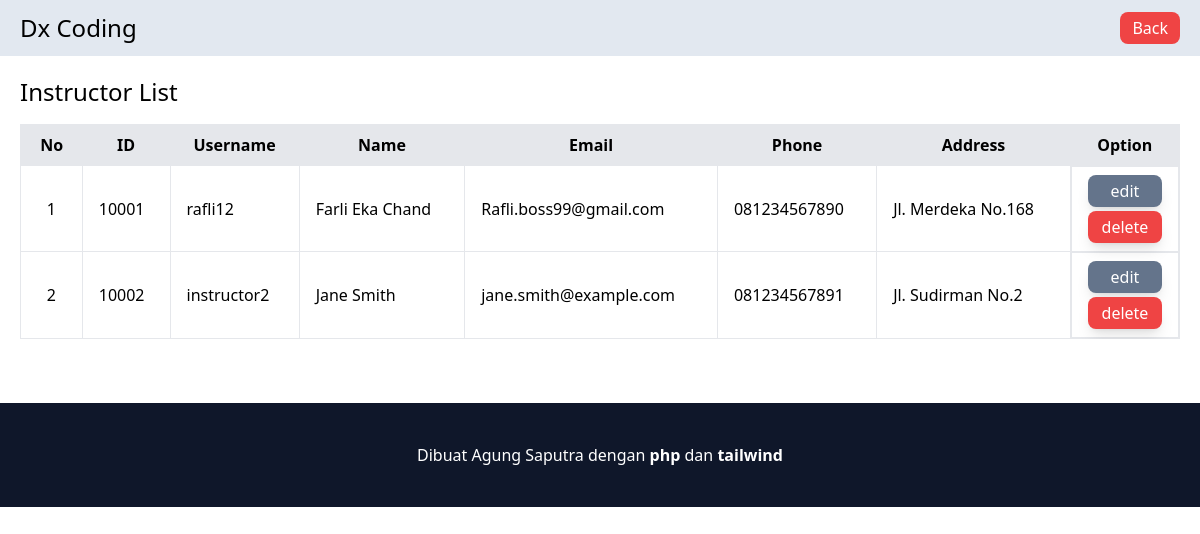
/admin/hrm/instructor.php, run on the app's committed database.
### tables this page shows
CREATE TABLE `instructor` (
  `id_instructor` int(11) NOT NULL,
  `username_instructor` varchar(50) NOT NULL,
  `password_instructor` varchar(255) NOT NULL,
  `name_instructor` varchar(100) NOT NULL,
  `email_instructor` varchar(100) NOT NULL,
  `phone_instructor` varchar(15) DEFAULT NULL,
  `address_instructor` varchar(255) DEFAULT NULL
);

### functions/query.php (called while the page is built, shortened)
<?php
include 'connection.php';
function query($query) {
    global $conn;
    $result = mysqli_query($conn, $query);
    $rows = [];
    while ($row = mysqli_fetch_assoc($result)) {
        $rows[] = $row;
    }
    return $rows;
}
?>

### admin/hrm/instructor.php (the view, shortened to what this page needs)
<?php
include '../../functions/query.php';
$instructors = query("SELECT * FROM instructor");
?>
<!DOCTYPE html>
<html lang="en">
<head>
    <link rel="stylesheet" href="../../css/output.css">
</head>
<body>
    <nav class="bg-slate-200 flex justify-between items-center px-5">
        <h1 class="text-2xl py-3">Dx Coding</h1>
        <a class="bg-red-500 text-white px-3 py-1 rounded-lg hover:bg-red-400 cursor-pointer" href="../hrm.php">Back</a>
    </nav>
    <div class="px-5 mt-5 mb-16">
        <h1 class="text-2xl mb-4">Instructor List</h1>
        <div class="overflow-x-auto">
            <table class="min-w-full bg-white border border-gray-200">
                <thead class="bg-gray-200">
                    <tr>
                        <th class="px-4 py-2">No</th>
                        <th class="px-4 py-2">ID</th>
                        <th class="px-4 py-2">Username</th>
                        <th class="px-4 py-2">Name</th>
                        <th class="px-4 py-2">Email</th>
                        <th class="px-4 py-2">Phone</th>
                        <th class="px-4 py-2">Address</th>
                        <th class="px-4 py-2">Option</th>
                    </tr>
                </thead>
                <tbody>
                    <?php $no = 1; ?>
                    <?php foreach ($instructors as $instructor) : ?>
                        <tr>
                            <td class="border px-4 py-2 text-center"><?= $no++; ?></td>
                            <td class="border px-4 py-2"><?= $instructor["id_instructor"]; ?></td>
                            <td class="border px-4 py-2"><?= $instructor["username_instructor"]; ?></td>
                            <td class="border px-4 py-2"><?= $instructor["name_instructor"]; ?></td>
                            <td class="border px-4 py-2"><?= $instructor["email_instructor"]; ?></td>
                            <td class="border px-4 py-2"><?= $instructor["phone_instructor"]; ?></td>
                            <td class="border px-4 py-2"><?= $instructor["address_instructor"]; ?></td>
                            <td class="border px-4 py-2 grid grid-cols-1 gap-1">
                                <a href="edit_instructor.php?id_instructor=<?= $instructor["id_instructor"]; ?>">
                                    <div class="bg-slate-500 hover:bg-slate-400 shadow-lg rounded-lg px-2 py-1 text-white">
                                        <h1 class="text-center">edit</h1>
                                    </div>
                                </a>
                                <a href="delete_instructor.php?id_instructor=<?= $instructor["id_instructor"]; ?>" onclick="return confirm('Are you sure you want to delete this instructor?');">
                                    <div class="bg-red-500 hover:bg-red-400 shadow-lg rounded-lg px-2 py-1 text-white">
                                        <h1 class="text-center">delete</h1>
                                    </div>
                                </a>
                            </td>
                        </tr>
                    <?php endforeach ?>
                </tbody>
            </table>
        </div>
    </div>
    <footer class="text-center bg-slate-900 text-white py-10 w-full">
        <h1>Dibuat Agung Saputra dengan <span class="font-bold">php</span> dan <span class="font-bold">tailwind</span></h1>
    </footer>
</body>
</html>

### data on the page
instructor: id_instructor "10001", username_instructor "rafli12", name_instructor "Farli Eka Chand", email_instructor "Rafli.boss99@gmail.com", phone_instructor "081234567890", address_instructor "Jl. Merdeka No.168"
instructor: id_instructor "10002", username_instructor "instructor2", name_instructor "Jane Smith", email_instructor "jane.smith@example.com", phone_instructor "081234567891", address_instructor "Jl. Sudirman No.2"
